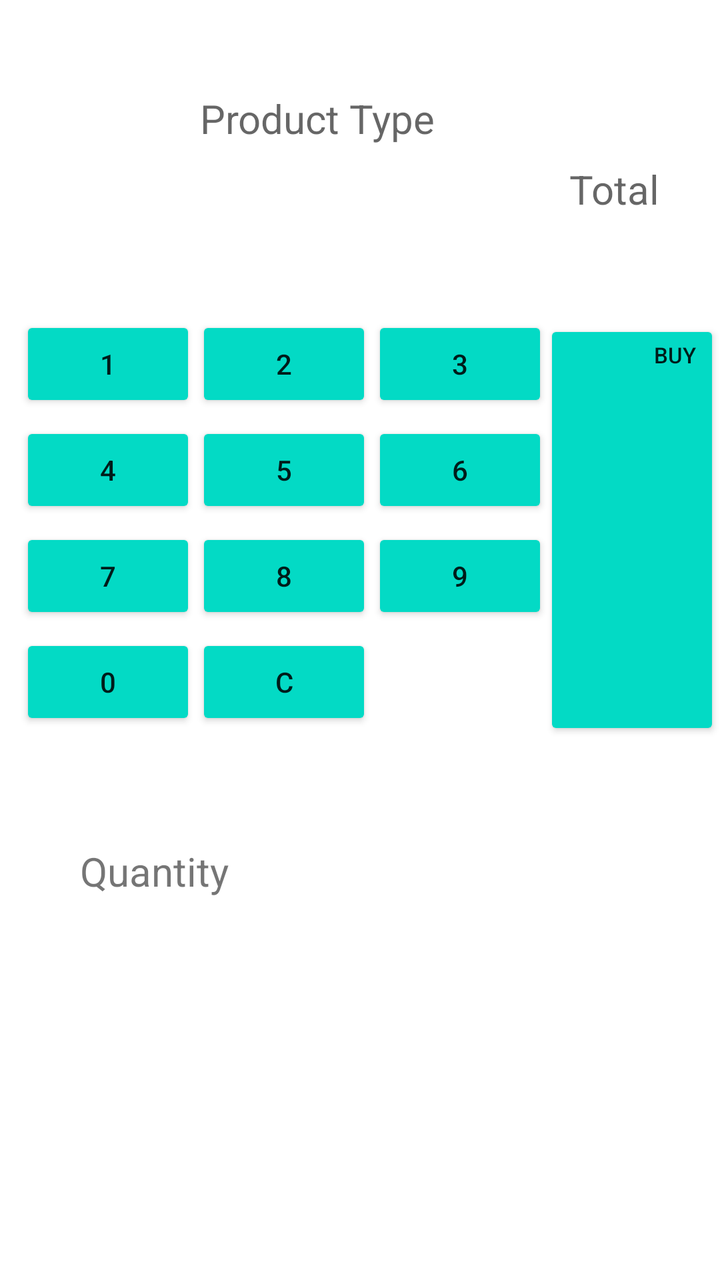
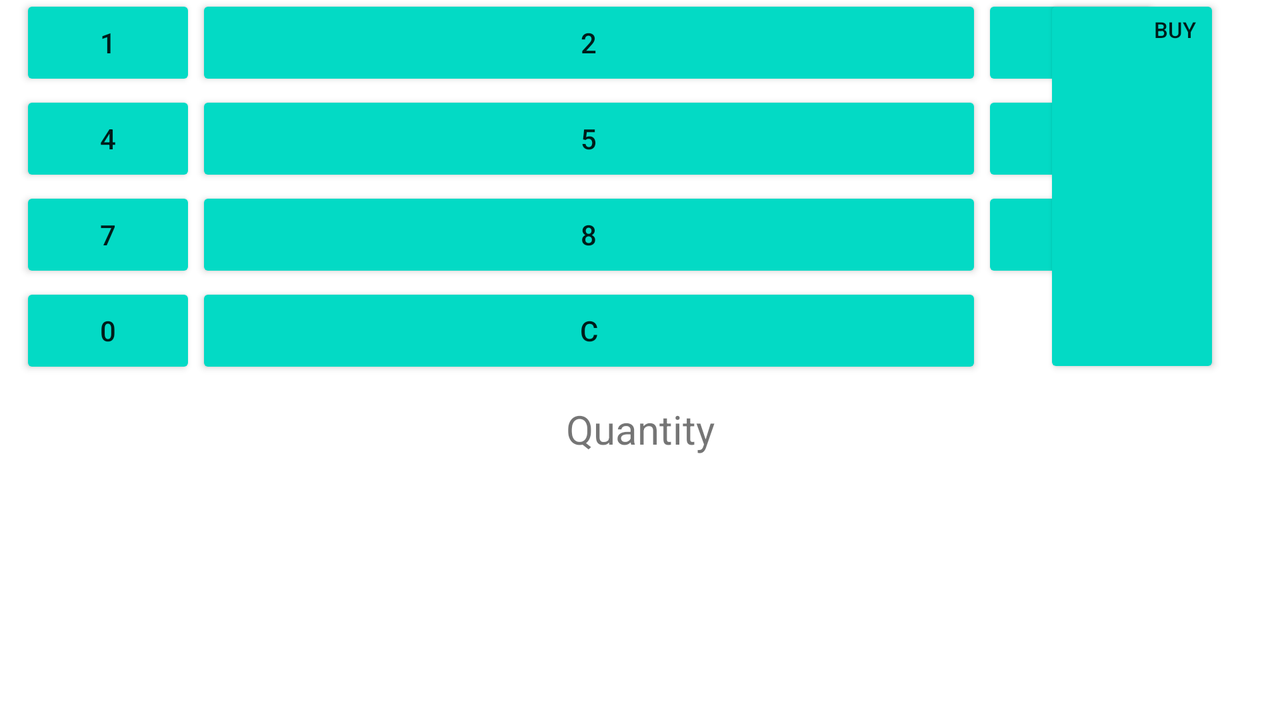

The same Android screen from two of the app's own layout files: first res/layout/ as a phone draws it, then the author's variant for another configuration, drawn on a device whose configuration selects that folder. Both files follow.
<!-- AndroidManifest.xml: application theme Theme.Lab2Andriod -->
<!-- res/layout/activity_main.xml -->
<?xml version="1.0" encoding="utf-8"?>
<androidx.constraintlayout.widget.ConstraintLayout xmlns:android="http://schemas.android.com/apk/res/android"
    xmlns:app="http://schemas.android.com/apk/res-auto"
    xmlns:tools="http://schemas.android.com/tools"
    android:layout_width="match_parent"
    android:layout_height="match_parent"
    tools:context=".MainActivity">

    <TextView
        android:id="@+id/product_id"
        android:layout_width="wrap_content"
        android:layout_height="wrap_content"
        android:layout_marginStart="100dp"
        android:layout_marginBottom="20dp"
        android:gravity="center"
        android:hint="@string/product_type"
        android:textSize="20sp"
        app:layout_constraintBottom_toTopOf="@id/guidelineH1"
        app:layout_constraintStart_toStartOf="parent"
        app:layout_constraintTop_toTopOf="parent" />

    <GridLayout
        android:id="@+id/gridlayout"
        android:layout_width="match_parent"
        android:layout_height="wrap_content"
        android:columnCount="3"
        android:rowCount="4"
        app:layout_constraintTop_toBottomOf="@id/guidelineH1"
        app:layout_constraintEnd_toStartOf="@id/buybut">



            <Button
                android:id="@+id/onebut"
                android:layout_width="wrap_content"
                android:layout_height="wrap_content"
                android:layout_marginStart="10dp"
                android:layout_marginTop="20dp"
                android:backgroundTint="@color/teal_200"
                android:text="@string/_1"
                app:layout_constraintEnd_toStartOf="@+id/twobut"
                app:layout_constraintStart_toStartOf="parent"
                />

            <Button
                android:id="@+id/twobut"
                android:layout_width="wrap_content"
                android:layout_height="wrap_content"
                android:layout_marginTop="20dp"
                android:backgroundTint="@color/teal_200"
                android:text="@string/_2"
                app:layout_constraintEnd_toStartOf="@+id/threebut"
                app:layout_constraintStart_toEndOf="@+id/onebut"
                />

            <Button
                android:id="@+id/threebut"
                android:layout_width="wrap_content"
                android:layout_height="wrap_content"
                android:layout_marginTop="20dp"
                android:backgroundTint="@color/teal_200"
                android:text="@string/_3"
                app:layout_constraintStart_toEndOf="@+id/twobut"

                app:layout_constraintVertical_chainStyle="packed" />


            <Button
                android:id="@+id/fourbut"
                android:layout_width="wrap_content"
                android:layout_height="wrap_content"
                android:layout_marginStart="10dp"
                android:layout_marginTop="5dp"
                android:backgroundTint="@color/teal_200"
                android:text="@string/_4"
                app:layout_constraintEnd_toStartOf="@+id/fivebut"
                app:layout_constraintStart_toStartOf="parent"
                app:layout_constraintTop_toBottomOf="@id/onebut" />

            <Button
                android:id="@+id/fivebut"
                android:layout_width="wrap_content"
                android:layout_height="wrap_content"
                android:layout_marginTop="5dp"
                android:backgroundTint="@color/teal_200"
                android:text="@string/_5"
                app:layout_constraintEnd_toStartOf="@+id/sixbut"
                app:layout_constraintStart_toEndOf="@+id/fourbut"
                />

            <Button
                android:id="@+id/sixbut"
                android:layout_width="wrap_content"
                android:layout_height="wrap_content"
                android:layout_marginTop="5dp"
                android:backgroundTint="@color/teal_200"
                android:text="@string/_6"
                app:layout_constraintStart_toEndOf="@+id/fivebut"

                app:layout_constraintVertical_chainStyle="packed" />



            <Button
                android:id="@+id/sevenbut"
                android:layout_width="wrap_content"
                android:layout_height="wrap_content"
                android:layout_marginStart="10dp"
                android:layout_marginTop="5dp"
                android:backgroundTint="@color/teal_200"
                android:text="@string/_7"
                app:layout_constraintEnd_toStartOf="@+id/fivebut"
                app:layout_constraintStart_toStartOf="parent"
                app:layout_constraintTop_toBottomOf="@id/fourbut" />

            <Button
                android:id="@+id/eightbut"
                android:layout_width="wrap_content"
                android:layout_height="wrap_content"
                android:layout_marginTop="5dp"
                android:backgroundTint="@color/teal_200"
                android:text="@string/_8"
                app:layout_constraintEnd_toStartOf="@+id/sixbut"
                app:layout_constraintStart_toEndOf="@+id/fourbut"
                app:layout_constraintTop_toBottomOf="@id/fivebut" />

            <Button
                android:id="@+id/ninebut"
                android:layout_width="wrap_content"
                android:layout_height="wrap_content"
                android:layout_marginTop="5dp"
                android:backgroundTint="@color/teal_200"
                android:text="@string/_9"
                app:layout_constraintStart_toEndOf="@+id/fivebut"
                app:layout_constraintTop_toBottomOf="@id/sixbut"
                app:layout_constraintVertical_chainStyle="packed" />

            <Button
                android:id="@+id/zerobut"
                android:layout_width="wrap_content"
                android:layout_height="wrap_content"
                android:layout_marginStart="10dp"
                android:layout_marginTop="5dp"
                android:backgroundTint="@color/teal_200"
                android:text="@string/_0"
                app:layout_constraintEnd_toStartOf="@+id/fivebut"
                app:layout_constraintStart_toStartOf="parent"
                app:layout_constraintTop_toBottomOf="@id/sevenbut" />

            <Button
                android:id="@+id/clearbut"
                android:layout_width="wrap_content"
                android:layout_height="wrap_content"
                android:layout_marginTop="5dp"
                android:backgroundTint="@color/teal_200"
                android:text="@string/c"
                app:layout_constraintEnd_toStartOf="@+id/sixbut"
                app:layout_constraintStart_toEndOf="@+id/fourbut"
                app:layout_constraintTop_toBottomOf="@id/eightbut" />


    </GridLayout>

    <TextView
        android:id="@+id/totalbut"
        android:layout_width="wrap_content"
        android:layout_height="wrap_content"
        android:layout_marginEnd="30dp"
        android:backgroundTint="@color/white"
        android:hint="@string/total"
        android:textSize="20sp"
        app:layout_constraintEnd_toEndOf="parent"
        android:layout_marginVertical="30dp"
        app:layout_constraintBottom_toTopOf="@+id/guidelineH1"
        app:layout_constraintVertical_bias="0.102" />

    <Button
        android:id="@+id/buybut"
        android:layout_width="wrap_content"
        android:layout_height="wrap_content"
        android:layout_marginTop="20dp"
        android:backgroundTint="@color/teal_200"
        android:gravity="right"
        android:minHeight="210dp"
        android:text="@string/buy"
        android:textSize="11sp"
       app:layout_constraintTop_toBottomOf="@id/guidelineH1"
        app:layout_constraintEnd_toEndOf="parent"
        app:layout_constraintBottom_toTopOf="@id/guidelineH2"
        android:layout_marginBottom="30dp"



        tools:ignore="RtlHardcoded" />

    <TextView
        android:id="@+id/QtyBut"
        android:layout_width="wrap_content"
        android:layout_height="wrap_content"
        android:layout_marginTop="20dp"
        android:hint="@string/quantity"
        app:layout_constraintTop_toBottomOf="@id/guidelineH2"
        tools:layout_editor_absoluteX="25dp"
        android:text="@string/quantity1"
        android:textSize="20sp"
        app:layout_constraintStart_toStartOf="parent"
        android:layout_marginStart="40dp"


        />

    <androidx.constraintlayout.widget.Guideline
        android:id="@+id/guidelineH2"
        android:layout_width="wrap_content"
        android:layout_height="wrap_content"
        android:orientation="horizontal"
        app:layout_constraintGuide_begin="402dp" />

    <androidx.constraintlayout.widget.Guideline
        android:id="@+id/guidelineV1"
        android:layout_width="wrap_content"
        android:layout_height="wrap_content"
        android:orientation="vertical"
        app:layout_constraintGuide_begin="301dp" />

    <androidx.constraintlayout.widget.Guideline
        android:id="@+id/guidelineH1"
        android:layout_width="wrap_content"
        android:layout_height="wrap_content"
        android:orientation="horizontal"
        app:layout_constraintGuide_begin="138dp" />

    <ListView
        android:id="@+id/listview_products"
        android:layout_width="match_parent"
        android:layout_height="0dp"
        android:layout_marginTop="20dp"
        app:layout_constraintTop_toBottomOf="@id/QtyBut"
        app:layout_constraintBottom_toBottomOf="parent"
        app:layout_constraintEnd_toEndOf="parent"
        app:layout_constraintStart_toStartOf="parent"
                 />
</androidx.constraintlayout.widget.ConstraintLayout>
<!-- resources referenced by this layout -->
<resources>
  <string name="_0">0</string>
  <string name="_1">1</string>
  <string name="_2">2</string>
  <string name="_3">3</string>
  <string name="_4">4</string>
  <string name="_5">5</string>
  <string name="_6">6</string>
  <string name="_7">7</string>
  <string name="_8">8</string>
  <string name="_9">9</string>
  <string name="buy">BUY</string>
  <string name="c">C</string>
  <string name="product_type">Product Type</string>
  <string name="quantity">Quantity</string>
  <string name="quantity1">Quantity</string>
  <string name="total">Total</string>
  <style name="Theme.Lab2Andriod" parent="Theme.MaterialComponents.DayNight.DarkActionBar">
          
          <item name="colorPrimary">@color/purple_500</item>
          <item name="colorPrimaryVariant">@color/purple_700</item>
          <item name="colorOnPrimary">@color/white</item>
          
          <item name="colorSecondary">@color/teal_200</item>
          <item name="colorSecondaryVariant">@color/teal_700</item>
          <item name="colorOnSecondary">@color/black</item>
          
          <item name="android:statusBarColor">?attr/colorPrimaryVariant</item>
          
      </style>
</resources>
<!-- res/layout-land/activity_main.xml (the author's variant of the layout above) -->
<!-- drawn on the phone turned sideways -->
<?xml version="1.0" encoding="utf-8"?>
<androidx.constraintlayout.widget.ConstraintLayout xmlns:android="http://schemas.android.com/apk/res/android"
    xmlns:app="http://schemas.android.com/apk/res-auto"
    xmlns:tools="http://schemas.android.com/tools"
    android:layout_width="match_parent"
    android:layout_height="match_parent"
    tools:context=".MainActivity">

    <TextView
        android:id="@+id/product_id"
        android:layout_width="wrap_content"
        android:layout_height="wrap_content"
        android:layout_marginStart="100dp"
        android:gravity="center"
        android:hint="@string/product_type"
        android:textSize="20sp"
        app:layout_constraintBottom_toTopOf="@id/guidelineH1"
        app:layout_constraintStart_toStartOf="parent"
        app:layout_constraintTop_toTopOf="parent" />

    <GridLayout
        android:background="@color/Orange"
        android:id="@+id/gridlayout"
        android:layout_width="0dp"
        android:layout_height="wrap_content"
        android:columnCount="3"
        android:rowCount="4"
        app:layout_constraintEnd_toStartOf="@id/guidelineV1"
                app:layout_constraintStart_toStartOf="parent"
        app:layout_constraintTop_toBottomOf="@id/product_id">


        <Button
            android:id="@+id/onebut"
            android:layout_width="wrap_content"
            android:layout_height="wrap_content"
            android:layout_marginStart="10dp"
            android:layout_gravity="left"
            android:backgroundTint="@color/teal_200"
            android:text="@string/_1"
            app:layout_constraintEnd_toStartOf="@+id/twobut"
            app:layout_constraintStart_toStartOf="parent" />

        <Button
            android:id="@+id/twobut"
            android:layout_width="392dp"
            android:layout_height="wrap_content"
            android:layout_gravity="fill"
            android:backgroundTint="@color/teal_200"
            android:text="@string/_2"
            app:layout_constraintEnd_toStartOf="@+id/threebut"
            app:layout_constraintStart_toEndOf="@+id/onebut" />

        <Button
            android:id="@+id/threebut"
            android:layout_width="wrap_content"
            android:layout_height="wrap_content"
            android:layout_gravity="right"
            android:backgroundTint="@color/teal_200"
            android:text="@string/_3"
            app:layout_constraintStart_toEndOf="@+id/twobut"

            app:layout_constraintVertical_chainStyle="packed" />


        <Button
            android:id="@+id/fourbut"
            android:layout_width="wrap_content"
            android:layout_height="wrap_content"
            android:layout_marginStart="10dp"

            android:backgroundTint="@color/teal_200"
            android:text="@string/_4"
            app:layout_constraintEnd_toStartOf="@+id/fivebut"
            app:layout_constraintStart_toStartOf="parent"
            app:layout_constraintTop_toBottomOf="@id/onebut" />

        <Button
            android:id="@+id/fivebut"
            android:layout_width="wrap_content"
            android:layout_height="wrap_content"
            android:layout_gravity="fill"
            android:backgroundTint="@color/teal_200"
            android:text="@string/_5"
            app:layout_constraintEnd_toStartOf="@+id/sixbut"
            app:layout_constraintStart_toEndOf="@+id/fourbut" />

        <Button
            android:id="@+id/sixbut"
            android:layout_width="wrap_content"
            android:layout_height="wrap_content"

            android:backgroundTint="@color/teal_200"
            android:text="@string/_6"
            app:layout_constraintStart_toEndOf="@+id/fivebut"

            app:layout_constraintVertical_chainStyle="packed" />


        <Button
            android:id="@+id/sevenbut"
            android:layout_width="wrap_content"
            android:layout_height="wrap_content"
            android:layout_marginStart="10dp"
            android:backgroundTint="@color/teal_200"
            android:text="@string/_7"
            app:layout_constraintEnd_toStartOf="@+id/fivebut"
            app:layout_constraintStart_toStartOf="parent"
            app:layout_constraintTop_toBottomOf="@id/fourbut" />

        <Button
            android:id="@+id/eightbut"
            android:layout_width="wrap_content"
            android:layout_height="wrap_content"
            android:backgroundTint="@color/teal_200"
            android:text="@string/_8"
            android:layout_gravity="fill"
            app:layout_constraintEnd_toStartOf="@+id/sixbut"
            app:layout_constraintStart_toEndOf="@+id/fourbut"
            app:layout_constraintTop_toBottomOf="@id/fivebut" />

        <Button
            android:id="@+id/ninebut"
            android:layout_width="wrap_content"
            android:layout_height="wrap_content"
            android:backgroundTint="@color/teal_200"
            android:text="@string/_9"
            app:layout_constraintStart_toEndOf="@+id/fivebut"
            app:layout_constraintTop_toBottomOf="@id/sixbut"
            app:layout_constraintVertical_chainStyle="packed" />

        <Button
            android:id="@+id/zerobut"
            android:layout_width="wrap_content"
            android:layout_height="wrap_content"
            android:layout_marginStart="10dp"
            android:backgroundTint="@color/teal_200"
            android:text="@string/_0"
            app:layout_constraintEnd_toStartOf="@+id/fivebut"
            app:layout_constraintStart_toStartOf="parent"
            app:layout_constraintTop_toBottomOf="@id/sevenbut" />

        <Button
            android:id="@+id/clearbut"
            android:layout_width="wrap_content"
            android:layout_height="wrap_content"
            android:backgroundTint="@color/teal_200"
            android:text="@string/c"
            android:layout_gravity="fill"
            app:layout_constraintEnd_toStartOf="@+id/sixbut"
            app:layout_constraintStart_toEndOf="@+id/fourbut"
            app:layout_constraintTop_toBottomOf="@id/eightbut" />


    </GridLayout>

    <TextView
        android:id="@+id/totalbut"
        android:layout_width="wrap_content"
        android:layout_height="wrap_content"
               android:backgroundTint="@color/white"
        android:hint="@string/total"
        android:textSize="20sp"
        app:layout_constraintStart_toStartOf="@id/buybut"
                app:layout_constraintBottom_toTopOf="@+id/guidelineH1"
        app:layout_constraintBottom_toBottomOf="@id/buybut"
        app:layout_constraintEnd_toEndOf="@id/buybut"
        android:layout_marginBottom="10dp"
        />

    <Button
        android:id="@+id/buybut"
        android:layout_width="wrap_content"
        android:layout_height="0dp"
        android:backgroundTint="@color/teal_200"
        android:gravity="right"
        android:text="@string/buy"
        android:textSize="11sp"
        app:layout_constraintTop_toTopOf="@id/gridlayout"
        app:layout_constraintBottom_toBottomOf="@id/gridlayout"
       app:layout_constraintTop_toBottomOf="@id/guidelineH1"
        app:layout_constraintEnd_toEndOf="parent"
        android:layout_marginRight="30dp"



        tools:ignore="RtlHardcoded" />

    <TextView
        android:id="@+id/QtyBut"
        android:layout_width="wrap_content"
        android:layout_height="wrap_content"

        android:layout_marginTop="12dp"
        android:hint="@string/quantity"
        android:text="@string/quantity1"
        android:textSize="20sp"
        app:layout_constraintStart_toStartOf="parent"
       app:layout_constraintEnd_toEndOf="parent"
        app:layout_constraintTop_toBottomOf="@id/gridlayout"


        />

    <androidx.constraintlayout.widget.Guideline
        android:id="@+id/guidelineH2"
        android:layout_width="wrap_content"
        android:layout_height="wrap_content"
        android:orientation="horizontal"
        app:layout_constraintGuide_end="135dp" />

    <androidx.constraintlayout.widget.Guideline
        android:id="@+id/guidelineV1"
        android:layout_width="wrap_content"
        android:layout_height="wrap_content"
        android:orientation="vertical"
        app:layout_constraintGuide_begin="579dp" />

    <androidx.constraintlayout.widget.Guideline
        android:id="@+id/guidelineH1"
        android:layout_width="wrap_content"
        android:layout_height="wrap_content"
        android:orientation="horizontal"
        app:layout_constraintGuide_end="366dp" />

    <ListView
        android:id="@+id/listview_products"
        android:layout_width="match_parent"
        android:layout_height="0dp"
        app:layout_constraintTop_toBottomOf="@id/QtyBut"
        app:layout_constraintBottom_toBottomOf="parent"
        app:layout_constraintEnd_toEndOf="parent"
        app:layout_constraintStart_toStartOf="parent"
                 />


    
</androidx.constraintlayout.widget.ConstraintLayout>
